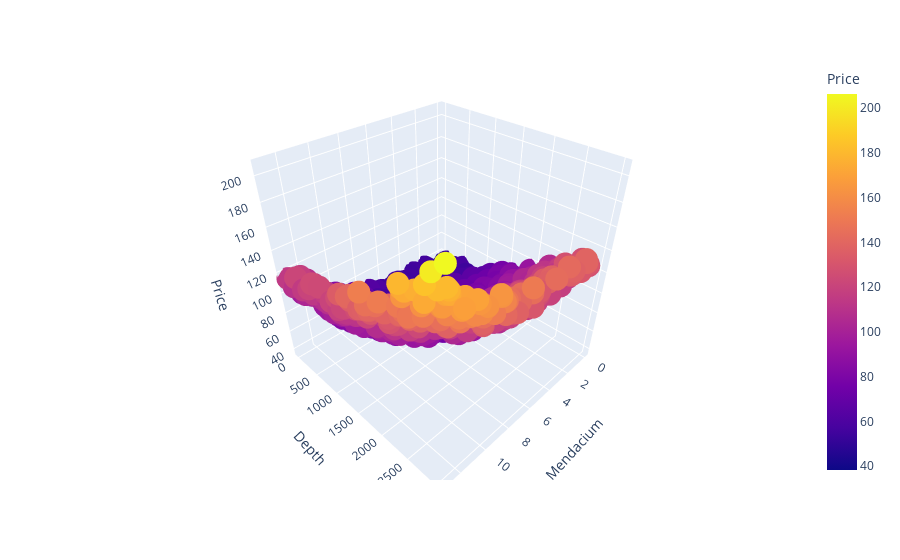

Notebook source saved alongside this figure:
### Code cell
px.scatter_3d(df,x = "Mendacium",y ="Depth",z="Price",color="Price")

### Figure 1 — Plotly figure (JSON) as saved in the notebook; plotly's stock layout.template omitted (floating-point values rounded to 4 significant figures; data arrays with more than 128 entries replaced by an {"elided": "..."} marker saying what was removed)
{"data": [{"hovertemplate": "Mendacium=%{x}<br>Depth=%{y}<br>Price=%{marker.color}<extra></extra>", "legendgroup": "", "marker": {"color": {"elided": "1000 float values"}, "coloraxis": "coloraxis", "symbol": "circle"}, "mode": "markers", "name": "", "scene": "scene", "showlegend": false, "type": "scatter3d", "x": {"elided": "1000 float values"}, "y": {"elided": "1000 float values"}, "z": {"elided": "1000 float values"}}], "layout": {"coloraxis": {"colorbar": {"title": {"text": "Price"}}, "colorscale": [[0, "#0d0887"], [0.1111, "#46039f"], [0.2222, "#7201a8"], [0.3333, "#9c179e"], [0.4444, "#bd3786"], [0.5556, "#d8576b"], [0.6667, "#ed7953"], [0.7778, "#fb9f3a"], [0.8889, "#fdca26"], [1, "#f0f921"]]}, "legend": {"tracegroupgap": 0}, "margin": {"t": 60}, "scene": {"domain": {"x": [0, 1], "y": [0, 1]}, "xaxis": {"title": {"text": "Mendacium"}}, "yaxis": {"title": {"text": "Depth"}}, "zaxis": {"title": {"text": "Price"}}}}}
